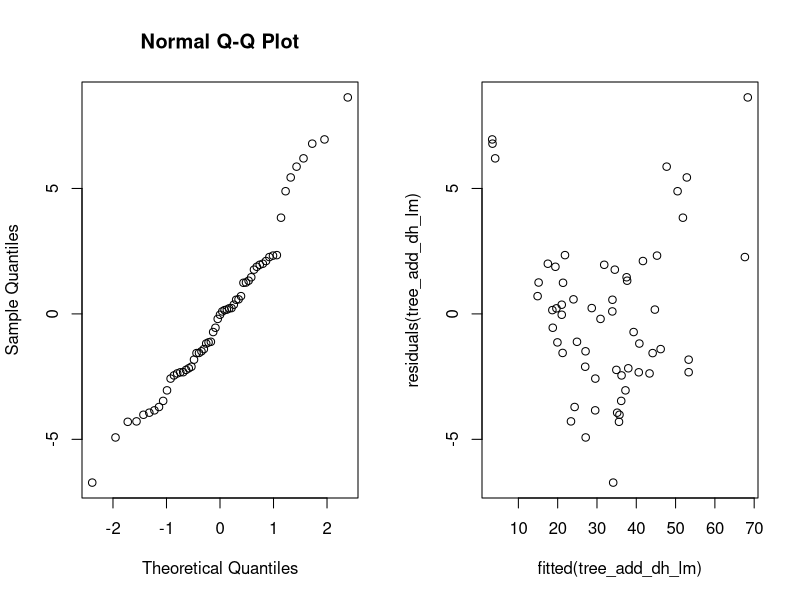
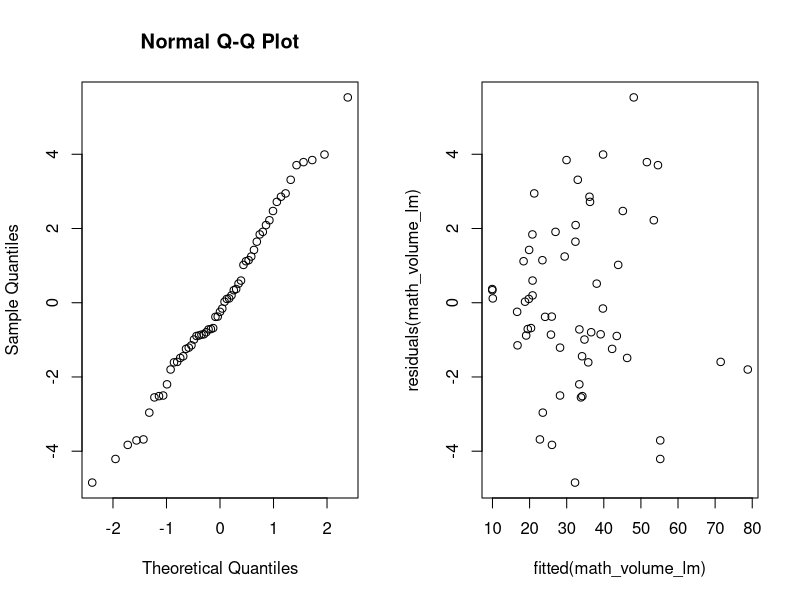
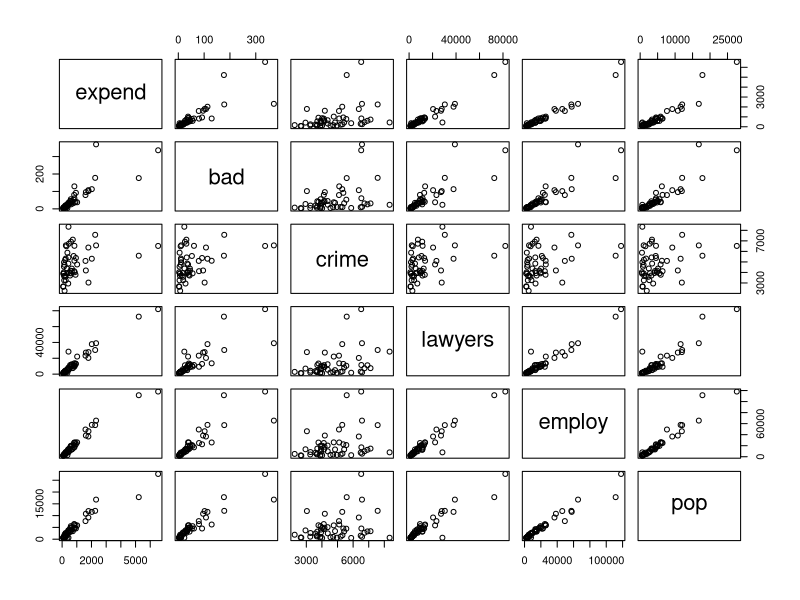
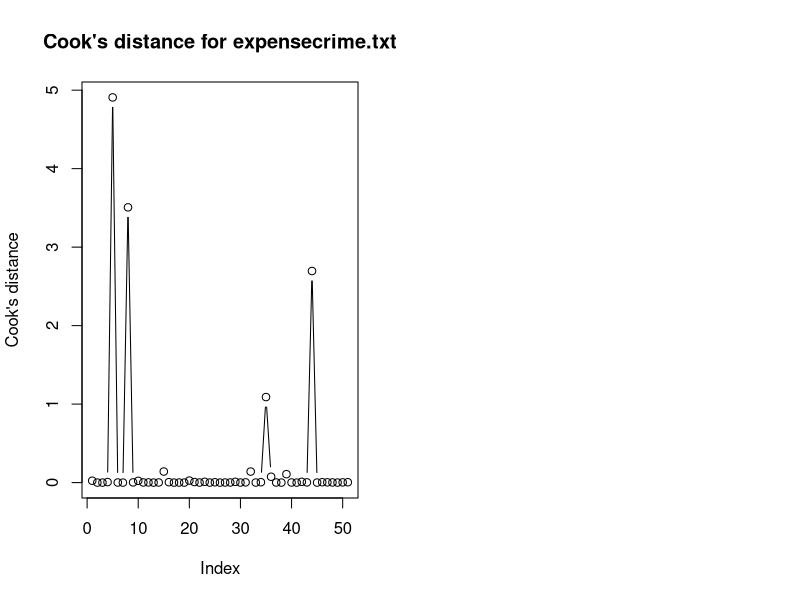
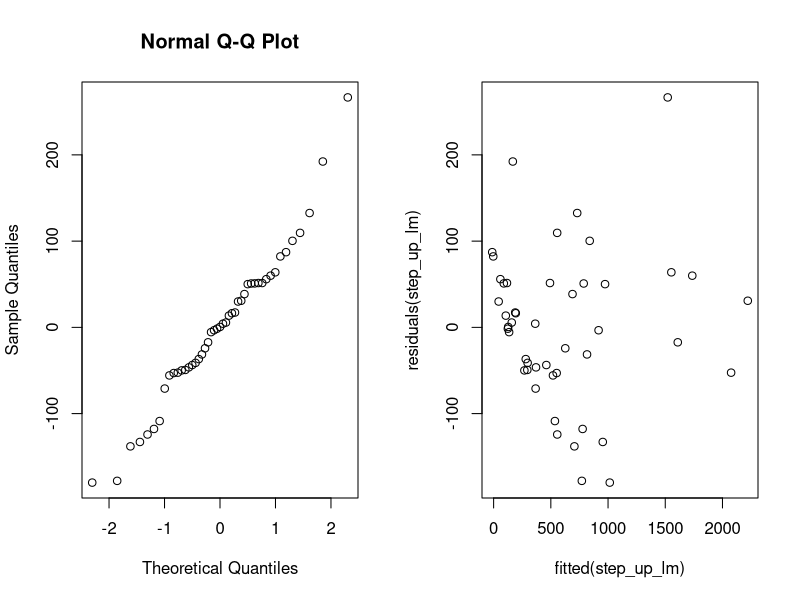
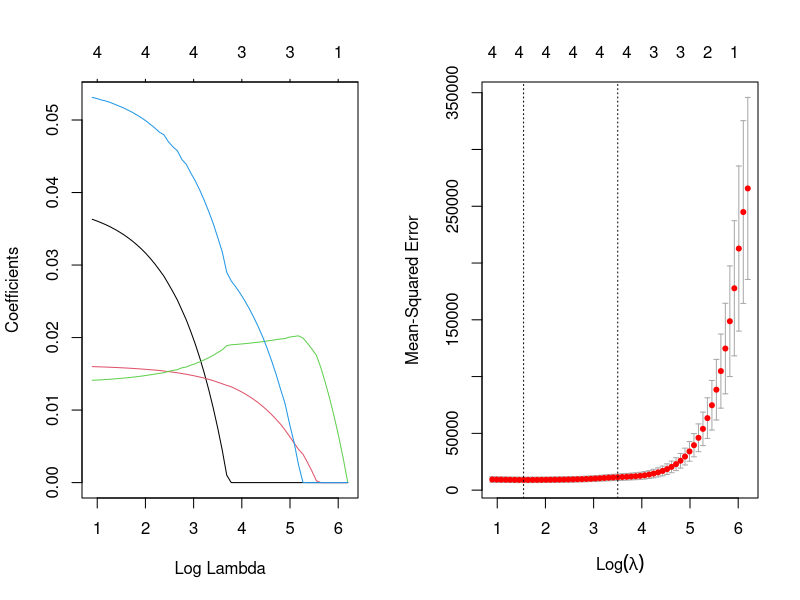
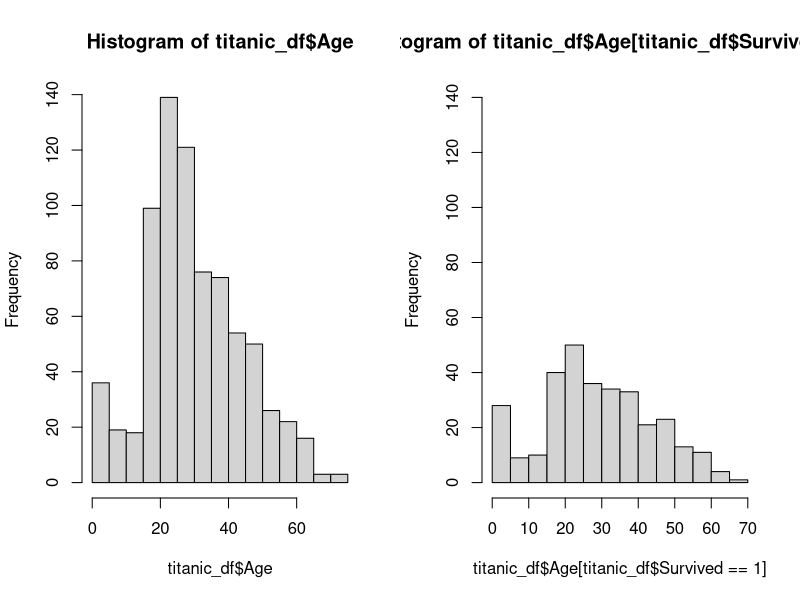
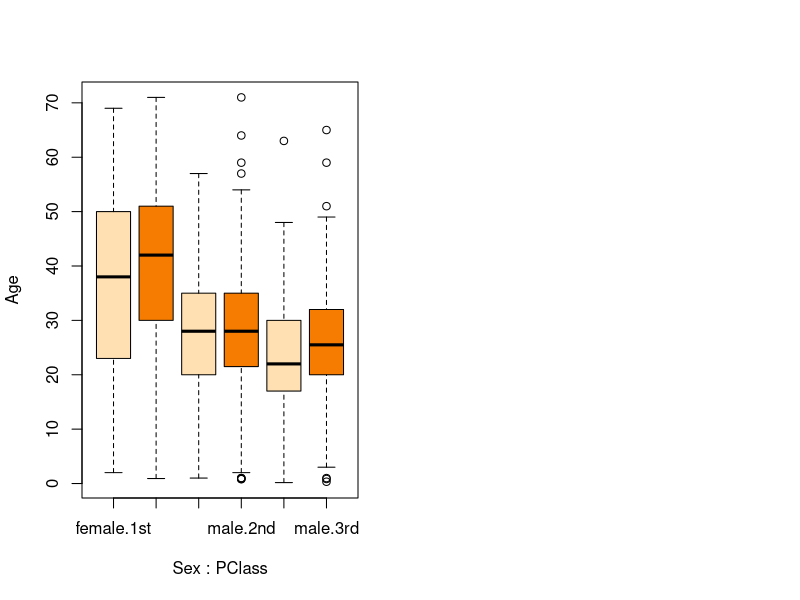

These charts were generated, in order, by the following R code:
## ---- chunk 1
# set up global R options
options(digits = 3)

# set up knitr global chunk options
knitr::opts_chunk$set(fig.height = 3)
## ---- chunk 2
tree_df <- as.data.frame(read.table("data/treeVolume.txt", header=TRUE))
head(tree_df)
## ---- chunk 3
tree_df$type <- as.factor(tree_df$type)
tree_type_lm <- lm(volume~type, data=tree_df)
anova(tree_type_lm)
## ---- chunk 4
mask <- tree_df$type == "beech"
t.test(tree_df$volume[mask], tree_df$volume[!mask])
## ---- chunk 5
tree_type_d_lm <- lm(volume~height+type*diameter, data=tree_df)
anova(tree_type_d_lm)
## ---- chunk 6
tree_type_h_lm <- lm(volume~diameter+type*height, data=tree_df)
anova(tree_type_h_lm)
## ---- chunk 7
tree_add_all_lm <- lm(volume~diameter+height+type, data=tree_df)
drop1(tree_add_all_lm, test= "F")
## ---- chunk 8
tree_add_dh_lm <- lm(volume~diameter+height, data=tree_df)
anova(tree_add_dh_lm)
## ---- chunk 9
summary(tree_add_dh_lm)
## ---- chunk 10
par(mfrow=c(1, 2))
qqnorm(residuals(tree_add_dh_lm))
plot(fitted(tree_add_dh_lm), residuals(tree_add_dh_lm))
## ---- chunk 11
mean_d <- mean(tree_df$diameter)
mean_h <- mean(tree_df$height)
means <-  data.frame(diameter=c(mean_d), height=c(mean_h))

predict(tree_add_dh_lm, means, interval = "confidence")
## ---- chunk 12
tree_df$math_volume <- tree_df$height * tree_df$diameter^2
math_volume_lm <- lm(volume~math_volume, data=tree_df)
anova(math_volume_lm)
## ---- chunk 13
summary(math_volume_lm)
## ---- chunk 14
par(mfrow=c(1,2))

qqnorm(residuals(math_volume_lm))
plot(fitted(math_volume_lm), residuals(math_volume_lm))
## ---- chunk 15
# Read data
crime_df <- as.data.frame(read.table("data/expensescrime.txt", header=TRUE))
head(crime_df)

response <- "expend"
exp_vars <- c("bad", "crime", "lawyers", "employ", "pop")
## ---- chunk 16
pairs(crime_df[, c(response, exp_vars)])
## ---- chunk 17
crime_lm <- lm(expend~bad+crime+lawyers+employ+pop, data=crime_df)
cooks.distance(crime_lm)[cooks.distance(crime_lm) > 1]
## ---- chunk 18
plot(cooks.distance(crime_lm), type='b', ylab="Cook's distance", main = "Cook's distance for expensecrime.txt")
## ---- chunk 19
crime_df_upd <- crime_df[-c(5,8,35,44),]
## ---- chunk 20
round(cor(crime_df[, c(exp_vars)]), 2)
## ---- chunk 21
library(car)
## ---- chunk 22
vif(lm(expend~bad+crime+lawyers+employ+pop, data=crime_df))
## ---- chunk 23
print("Step 1")

print("bad")
summary(lm(expend~bad, data=crime_df_upd))

print("crime")
summary(lm(expend~crime, data=crime_df_upd))

print("lawyers")
summary(lm(expend~lawyers, data=crime_df_upd))

print("employ")
summary(lm(expend~employ, data=crime_df_upd)) # YES

print("pop")
summary(lm(expend~pop, data=crime_df_upd)) 
## ---- chunk 24
print("Step 2")

print("bad")
summary(lm(expend~employ+bad, data=crime_df_upd))

print("crime")
summary(lm(expend~employ+crime, data=crime_df_upd)) # YES

print("lawyers")
summary(lm(expend~employ+lawyers, data=crime_df_upd))

print("pop")
summary(lm(expend~employ+pop, data=crime_df_upd))
## ---- chunk 25
print("Step 3")

print("bad")
summary(lm(expend~employ+crime+bad, data=crime_df_upd))

print("lawyers")
summary(lm(expend~employ+crime+lawyers, data=crime_df_upd))

print("pop")
summary(lm(expend~employ+crime+pop, data=crime_df_upd)) # YES
## ---- chunk 26
print("Step 4")

print("bad")
summary(lm(expend~employ+crime+pop+bad, data=crime_df_upd))

print("lawyers")
summary(lm(expend~employ+crime+pop+lawyers, data=crime_df_upd))

# None significant!
## ---- chunk 27
step_up_lm <- lm(expend~employ+crime+pop, data=crime_df_upd)
summary(step_up_lm)
## ---- chunk 28
vif(step_up_lm)
## ---- chunk 29
par(mfrow=c(1,2))

qqnorm(residuals(step_up_lm))
plot(fitted(step_up_lm), residuals(step_up_lm))
## ---- chunk 30
new_data <- data.frame(bad=50, crime=5000, lawyers=5000, employ=5000, pop=5000)
predict(step_up_lm, new_data, interval="prediction", level=0.95)
## ---- chunk 31
predict(step_up_lm, new_data, interval="confidence", level=0.95)
## ---- chunk 32
# install.packages("glmnet", repos = "https://cran.us.r-project.org")
library(glmnet)
## ---- chunk 33
x <- as.matrix(crime_df_upd[, exp_vars])
y <- as.matrix(crime_df_upd[, c(response)])

# train-test splitting
train <- (sample(1:nrow(x), 0.67*nrow(x))) # train by using 2/3 of the data
x.train <- x[train,]; y.train <- y[train]
x.test <- x[-train,]; y.test <- y[-train]

# fitting the model
lasso.mod <- glmnet(x.train, y.train, alpha=1)
cv.lasso <- cv.glmnet(x.train,y.train,alpha=1,type.measure='mse')
## ---- chunk 34
plot(lasso.mod, label=T, xvar="lambda")  # have a look at the lasso path
## ---- chunk 35
plot(cv.lasso) # the best lambda by cross-validation
## ---- chunk 36
(lambda.1se <- cv.lasso$lambda.1se)
## ---- chunk 37
# https://glmnet.stanford.edu/articles/glmnet.html#assessing-models-on-test-data-1
assess.glmnet(lasso.mod, newx = x.test, newy = y.test, s=cv.lasso$lambda.1se)
## ---- chunk 38
coef(lasso.mod, s=cv.lasso$lambda.1se) # beta’s for lambda.1se
y.pred <- predict(lasso.mod, s=lambda.1se, newx=x.test) # predict for test
mse.lasso <- mean((y.test - y.pred)^2); mse.lasso # mse for the predicted test rows
## ---- chunk 39
new_data <- data.frame(x.test)
y.pred <- predict(step_up_lm, new_data, interval="confidence", level=0.95)
mse.step_up <- mean((y.test - y.pred)^2); mse.step_up # mse for the predicted test rows
## ---- chunk 40
# Read data
titanic_df <- as.data.frame(read.table("data/titanic.txt", header=TRUE))
head(titanic_df)
## ---- chunk 41
titanic_df$PClass <- as.factor(titanic_df$PClass)
titanic_df$Sex <- as.factor(titanic_df$Sex)
summary(titanic_df)
## ---- chunk 42
tot_comb <- xtabs(~PClass+Sex, data=titanic_df)
tot_comb
## ---- chunk 43
tot_comb.surv <- xtabs(Survived~PClass+Sex, data=titanic_df)
round(tot_comb.surv/tot_comb, 2)
## ---- chunk 44
par(mfrow=c(1, 2))
hist(titanic_df$Age)
hist(titanic_df$Age[titanic_df$Survived == 1], ylim =c(0, 140))
## ---- chunk 45
boxplot(Age ~ Sex + PClass, data=titanic_df, col = c("#FFE0B2", "#F57C00")) 
## ---- chunk 46
titanic_df_upd <- na.omit(titanic_df)
## ---- chunk 47
titanic_df_upd$PClass <- as.factor(titanic_df_upd$PClass)
titanic_df_upd$Sex <- as.factor(titanic_df_upd$Sex)
base_lm <- glm(Survived ~ Age+PClass+Sex, data = titanic_df_upd, family = binomial)
## ---- chunk 48
drop1(base_lm, test = "Chisq")
## ---- chunk 49
summary(base_lm)
## ---- chunk 50
exp(coef(base_lm))
## ---- chunk 51
anova(glm(Survived ~ Age*PClass, data = titanic_df_upd, family = binomial), test="Chisq")
## ---- chunk 52
anova(glm(Survived ~ Age*Sex, data = titanic_df_upd, family = binomial), test="Chisq")
## ---- chunk 53
final_lm <- glm(Survived ~ PClass+Age*Sex, data = titanic_df_upd, family = binomial)
summary(final_lm, test="Chisq")
## ---- chunk 54
newdata <- data.frame(Age=c(55, 55, 55, 55, 55, 55), PClass=c("1st", "1st", "2nd", "2nd", "3rd", "3rd"), Sex=c("female", "male", "female", "male", "female", "male"))
predict(final_lm, newdata, type="response")
## ---- chunk 55
fisher.test(x=titanic_df_upd$Survived, y=titanic_df_upd$Sex)
## ---- chunk 56
chisq.test(x=titanic_df_upd$Survived, y=titanic_df_upd$PClass)
## ---- chunk 57
# Read data
coups_df <- as.data.frame(read.table("data/coups.txt", header=TRUE))
## ---- chunk 58
head(coups_df)
## ---- chunk 59
# coups_df$pollib <- as.factor(coups_df$pollib)
# coups_df$numregim <- as.factor(coups_df$numregim)
## ---- chunk 60
poison_glm <- glm(miltcoup ~ oligarchy + pollib + parties + pctvote + popn + size + numelec + numregim, data = coups_df, family = poisson)
summary(poison_glm)
## ---- chunk 61
summary(glm(miltcoup ~ oligarchy + pollib + parties + pctvote + popn + size + numelec, data = coups_df, family = poisson), test="Chisq")
## ---- chunk 62
summary(glm(miltcoup ~ oligarchy + pollib + parties + pctvote + popn + size, data = coups_df, family = poisson), test="Chisq")
## ---- chunk 63
summary(glm(miltcoup ~ oligarchy + pollib + parties + pctvote + popn, data = coups_df), test="Chisq")
## ---- chunk 64
summary(glm(miltcoup ~ oligarchy + pollib + parties + popn, data = coups_df), test="Chisq")
## ---- chunk 65
final_plm <- glm(miltcoup ~ oligarchy + parties + pollib, data = coups_df, family = poisson)
summary(final_plm, test="Chisq")
## ---- chunk 66
coups_df$pollib <- as.factor(coups_df$pollib)
coups_df$numregim <- as.factor(coups_df$numregim)
## ---- chunk 67
mean(coups_df$oligarchy); mean(coups_df$parties)
## ---- chunk 68
newdata <- data.frame(pollib=c(0, 1, 2), oligarchy=c(5.22, 5.22, 5.22), parties=c(17.1, 17.1, 17.1))
predict(final_plm, newdata, type="response")
